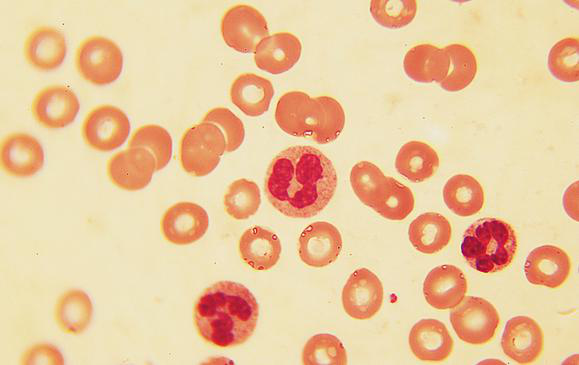
#> input picture data/cell.png, 579 x 365 px
$ python watershred.py   (older library calls are emulated)
#> lines starting #> are read from the running program, lines starting #| are printed output that depends on the picture; after the words box and inside, x2 and y2 are one past the last pixel; in counts of white or black regions, pixels touching at a corner belong together
### analysis.py
# -*- coding: utf-8 -*-
"""
Created on 2021.3.24

@author: liu
"""
import matplotlib.pyplot as plt
from skimage.io import imread, imsave
import numpy as np
from scipy.ndimage import binary_fill_holes, label, generate_binary_structure, distance_transform_edt
from skimage.morphology import watershed
from skimage.measure import regionprops
from skimage.filters import  sobel

def analysis(img):
    img_binary=img.copy()
    # threshold
    img_binary = np.array([1]*200+[0]*55)[img_binary]
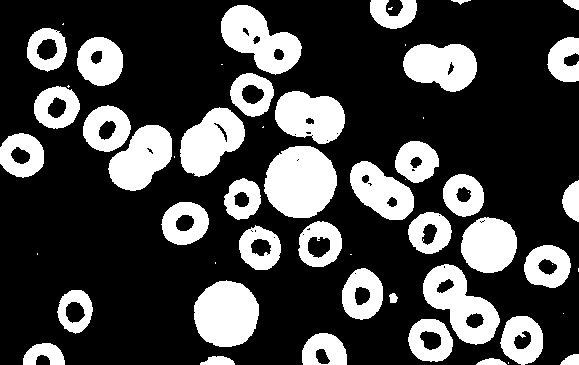
#> img_binary: shape (365, 579) int64; values 0 (black) and 1 (white), 27% white; 56 white regions (17 under 20 px), largest, box (x1, y1, x2, y2) and area: (264, 146, 337, 218) 4075, (194, 280, 259, 347) 3405, (221, 5, 302, 75) 3110
    # binary fill
    img_filled = binary_fill_holes(img_binary)
#> img_filled: shape (365, 579) bool; 29.4% white; 54 white regions (15 under 20 px)

    #label
    labeled = label(img_filled, generate_binary_structure(2, 1))[0].astype('uint8')
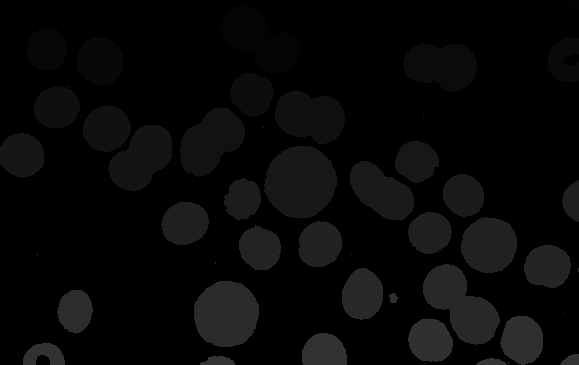
#> labeled: shape (365, 579); min 0, max 54, mean 7.7
    ls= regionprops(labeled)
#> ls = 54 regions; largest, box (x1, y1, x2, y2) and area: (264, 146, 337, 218) 4077, (423, 264, 500, 345) 3408, (194, 280, 259, 347) 3405, (221, 5, 302, 75) 3262, (180, 107, 245, 177) 2907
    lst = np.array([0]*(len(ls)+1))
#> lst = 55 values from 0 to 0

    #filter the small object
    for i in ls:
        if i.area<1100: lst[i.label]=0
        else: lst[i.label] = i.label
#> this loop made 54 passes
#> after the loop, lst = 55 values, max 49 at index 49, min 0 at index 0, mean 14.4
    labeled1 = lst[labeled.astype(np.int32)]
#> labeled1: shape (365, 579) int64; 30 distinct labels, from 0 to 49

    #relabel
    labeled1 = label(labeled1, generate_binary_structure(2, 1))[0].astype('uint8')
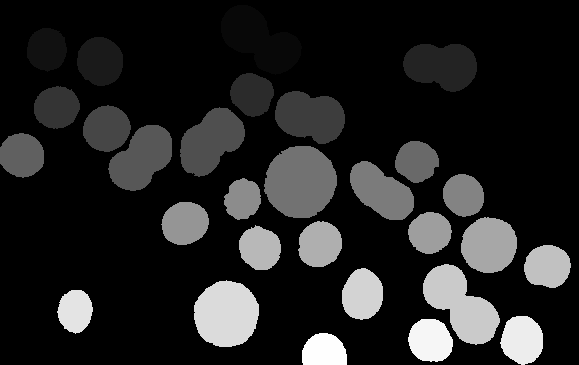
#> labeled1: shape (365, 579); min 0, max 29, mean 4; drawn with min black and max white

    return img_binary, img_filled, labeled, labeled1
# [31 lines that do not run on import are left out]
    # print(img.shape)

### watershred.py
# -*- coding: utf-8 -*-
"""
Created on Fri Jan 26 13:39:01 2018

@author: liu
"""
import numpy as np
from skimage.measure import regionprops
import matplotlib.pyplot as plt
from analysis import analysis
from skimage.morphology import watershed, h_maxima
from scipy.ndimage import distance_transform_edt, binary_dilation, label, generate_binary_structure
from skimage.io import imread, imsave

if __name__ == "__main__":
    img = (imread('data/cell.png', 1)*255).astype('uint8')
    _, _, _, labeled1 = analysis(img)

    fig, axes = plt.subplots(2, 3)
    ax = axes.flatten()

    ls = regionprops(labeled1)
#> ls = 29 regions; largest, box (x1, y1, x2, y2) and area: (264, 146, 337, 218) 4077, (423, 264, 500, 345) 3408, (194, 280, 259, 347) 3405, (221, 5, 302, 75) 3262, (180, 107, 245, 177) 2907
    lst = np.array([0]*(len(ls)+1))
#> lst = 30 values from 0 to 0

    # eccentricity filter
    for i in ls:
        if i.eccentricity<0.7 : lst[i.label] = 0
        else : lst[i.label] = i.label
#> this loop made 29 passes
#> after the loop, lst = 30 values, max 23 at index 23, min 0 at index 0, mean 2.27
    img_filter = lst[labeled1.astype(np.int32)]
#> img_filter: shape (365, 579) int64; 8 distinct labels, from 0 to 23

    # relabel
    labeled2 = label(img_filter.copy(), generate_binary_structure(2, 2))[0].astype('uint8')

    # distance transform
    lst = [i for i in range(256)]
#> lst = 256 values from 0 to 255
    lst = np.array(lst[::-1])
#> lst = 256 values, max 255 at index 0, min 0 at index 255, mean 127.5
    distance = distance_transform_edt(labeled2)

    #find the maximum as the seed
    markers = h_maxima(distance, 2)
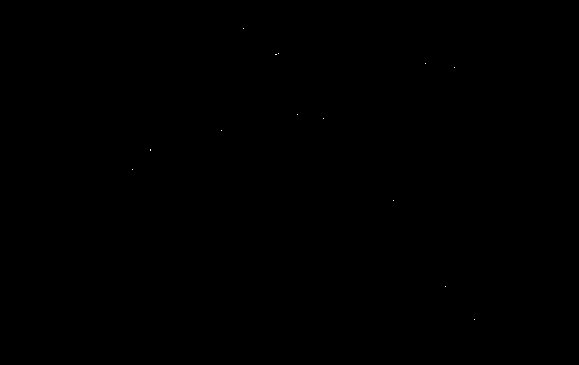
#> markers: shape (365, 579); values 0 (black) and 1 (white), 0.01% white in thin lines or dots, all inside (x1, y1, x2, y2) = (132, 28, 475, 320)
    maximums = np.where(markers>0)
#> maximums = 15 positions, rows 28 to 319, columns 132 to 474
    print(maximums)
#| (array([ 28,  53,  54,  54,  63,  67, 114, 118, 130, 149, 150, 169, 200,
#|        286, 319]), array([243, 278, 275, 276, 425, 454, 297, 323, 221, 150, 150, 132, 393,
#|        445, 474]))
    markers = binary_dilation(markers, structure=generate_binary_structure(2, 2))
#> markers: shape (365, 579) bool; 0.06% white in thin lines or dots, all inside (x1, y1, x2, y2) = (131, 27, 476, 321)
    img_markers = label(markers, generate_binary_structure(2, 2))[0].astype('uint8')
    labeled1 = lst[labeled1.astype(np.int32)]
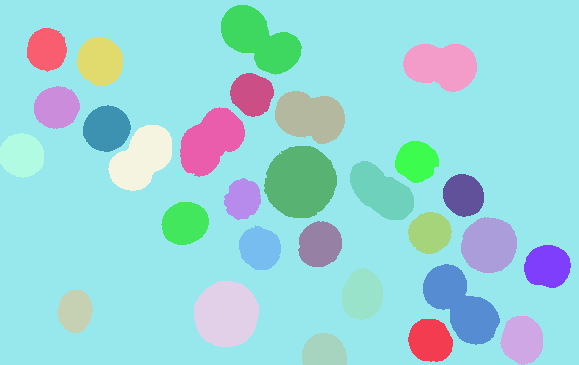
#> labeled1: shape (365, 579) int64; 30 distinct labels, from 226 to 255; one colour per label, 0 black

    #分水岭
    watershed = watershed(labeled1, img_markers, watershed_line=True)
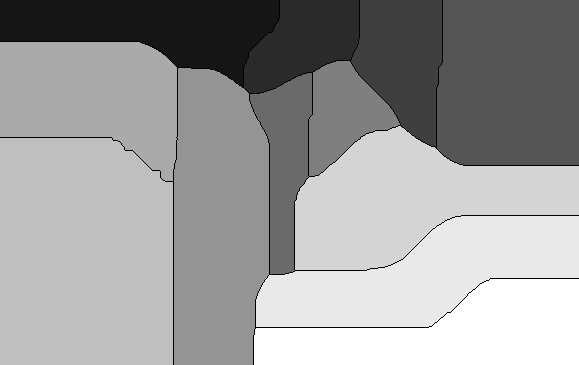
#> watershed: shape (365, 579); min 0, max 12, mean 7.35; drawn with min black and max white
    lst = np.array([1]+[0]*254)
    #提取出边界
    watershed_line = lst[watershed]
#> watershed_line: shape (365, 579) int64; values 0 (black) and 1 (white), 1.2% white in thin lines or dots

    lst=np.array([0]+[1]*254)
    img1=lst[img_filter]
#> img1: shape (365, 579) int64; values 0 (black) and 1 (white), 9.6% white; 7 white regions, largest, box (x1, y1, x2, y2) and area: (423, 264, 500, 345) 3408, (221, 5, 302, 75) 3262, (180, 107, 245, 177) 2907

    ax[0].imshow(labeled1)
    ax[0].set_title('labeld', fontsize=12)

    ax[1].imshow(labeled2)
    ax[1].set_title('img_filter', fontsize=12)

    ax[2].imshow(distance)
    ax[2].set_title('distance', fontsize=12)

    ax[3].imshow(distance)
    ax[3].scatter(maximums[1], maximums[0], c='r', s=20)
    ax[3].set_title('find maximum', fontsize=12)

    # ax[4].imshow(distance)
    ax[4].imshow(distance+watershed_line*10)
    # ax[4].scatter(maximums[1], maximums[0], c='r', s=20)
    ax[4].set_title('watershed line', fontsize=12)

    # ax[4].imshow(distance)
    line_dialation = binary_dilation(img1*watershed_line, structure=generate_binary_structure(2, 2))
#> line_dialation: shape (365, 579) bool; 0.28% white; 5 white regions, box (x1, y1, x2, y2) and area: (125, 149, 160, 172) 145, (307, 97, 314, 137) 128, (437, 47, 444, 84) 119, (247, 31, 270, 54) 109, (449, 295, 468, 314) 89
    ax[5].imshow(line_dialation+img1)
    # ax[4].scatter(maximums[1], maximums[0], c='r', s=20)
    ax[5].set_title('split cells', fontsize=12)

    for i in range(6): ax[i].set_axis_off()
    fig.tight_layout()
    plt.show()
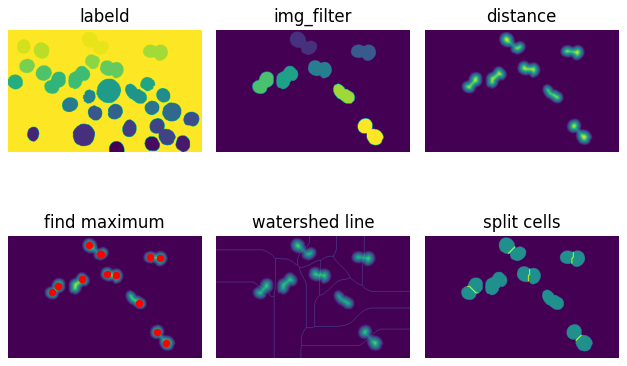
#> figure drawn by matplotlib, 6 panels
